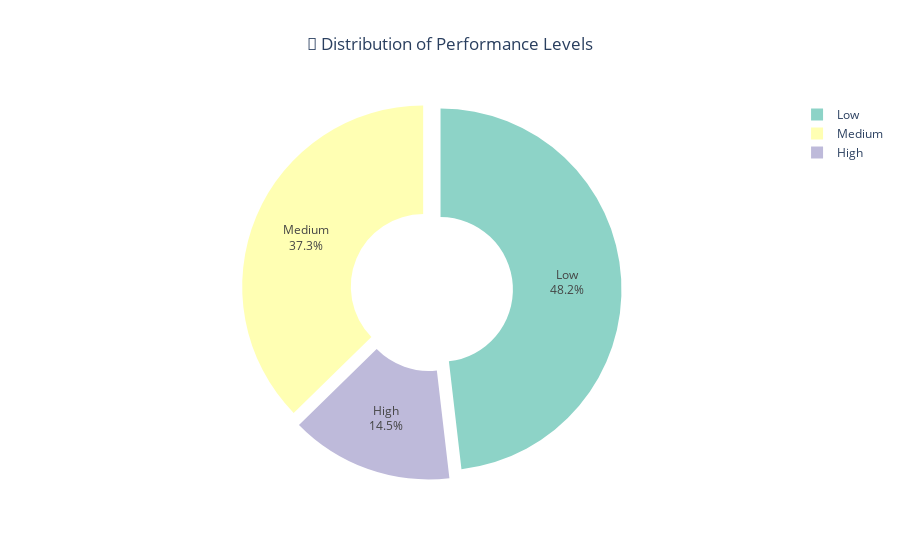

The code cell stored with this chart in its notebook:
### Code cell
performance_counts = df["performance_level"].value_counts().reset_index()
performance_counts.columns = ["performance_level", "count"]

fig = px.pie(
    performance_counts,
    names="performance_level",
    values="count",
    hole=0.4,
    color="performance_level",
    color_discrete_sequence=px.colors.qualitative.Set3,
    title="💫 Distribution of Performance Levels"
)
fig.update_traces(textinfo='percent+label', pull=[0.05]*len(performance_counts))
fig.update_layout(template="plotly_white", title_x=0.5)
fig.show()

### Figure 1 — Plotly figure (JSON) as saved in the notebook; plotly's stock layout.template omitted (floating-point values rounded to 4 significant figures)
{"data": [{"customdata": [["Low"], ["Medium"], ["High"]], "domain": {"x": [0, 1], "y": [0, 1]}, "hole": 0.4, "hovertemplate": "performance_level=%{customdata[0]}<br>count=%{value}<extra></extra>", "labels": ["Low", "Medium", "High"], "legendgroup": "", "marker": {"colors": ["rgb(141,211,199)", "rgb(255,255,179)", "rgb(190,186,218)"]}, "name": "", "pull": [0.05, 0.05, 0.05], "showlegend": true, "textinfo": "percent+label", "type": "pie", "values": [1931, 1496, 583]}], "layout": {"legend": {"tracegroupgap": 0}, "piecolorway": ["rgb(141,211,199)", "rgb(255,255,179)", "rgb(190,186,218)", "rgb(251,128,114)", "rgb(128,177,211)", "rgb(253,180,98)", "rgb(179,222,105)", "rgb(252,205,229)", "rgb(217,217,217)", "rgb(188,128,189)", "rgb(204,235,197)", "rgb(255,237,111)"], "title": {"text": "💫 Distribution of Performance Levels", "x": 0.5}}}
